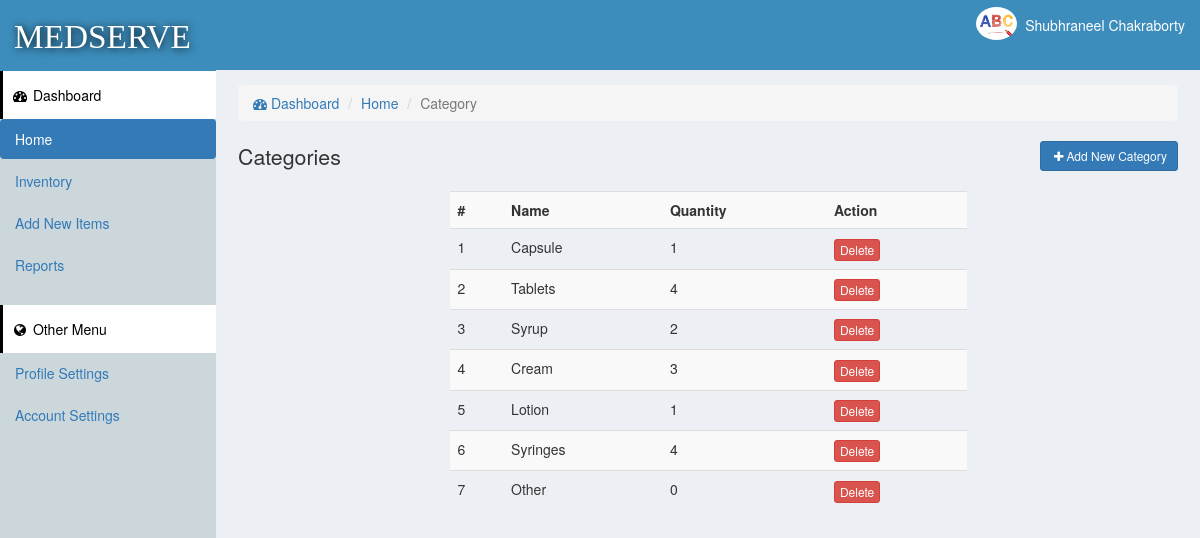
The app's page /manageCat.php (signed in) with its own data.
### tables this page shows
CREATE TABLE `site` (
  `id` int(11) NOT NULL,
  `title` varchar(222) NOT NULL,
  `name` varchar(222) NOT NULL
);

CREATE TABLE `users` (
  `id` int(11) NOT NULL,
  `email` varchar(222) NOT NULL,
  `password` varchar(222) NOT NULL,
  `name` varchar(222) NOT NULL,
  `pic` varchar(222) NOT NULL,
  `number` varchar(222) NOT NULL,
  `date` timestamp NOT NULL DEFAULT current_timestamp()
);

CREATE TABLE `categories` (
  `id` int(11) NOT NULL,
  `name` varchar(222) NOT NULL,
  `pic` varchar(111) NOT NULL,
  `details` varchar(333) NOT NULL,
  `date` timestamp NOT NULL DEFAULT current_timestamp()
);

### assets/function.php (called while the page is built, shortened)
<?php
function siteName()
{
	global $con;
	$array = $con->query("select * from site where id='1'");
	$row = $array->fetch_assoc();
	return $row['name'];
}
 ?>

### assets/db.php (called while the page is built, shortened)
<?php
    $con = new mysqli('localhost','id22179538_root','Shubhra@04','id22179538_store');
    $array = $con->query("select * from users where id ='$_SESSION[userId]'");
    $user = $array->fetch_assoc();
?>

### manageCat.php (the view, shortened to what this page needs)
<?php require "assets/function.php" ?>
<?php require 'assets/db.php';?>
<!DOCTYPE html>
<html>
<head>
  <?php require "assets/autoloader.php" ?>
</head>
<body style="background: #ECF0F5;padding:0;margin:0">
<div class="dashboard" style="position: fixed;width: 18%;height: 100%;background:#ccd7db">
  <div style="background:#3C8DBC;padding: 10.3px 3px;color:white;font-size: 25pt;text-align: left ;padding: 10px 14px 10px;text-shadow: 1px 1px 8px black">
    <a href="index.php" style="color: white;text-decoration: none; font-family:'Bahnschrift'"><?php echo strtoupper(siteName()); ?> </a>
  </div>
  <div>
    <div style="background:#ffffff;color: black;padding: 14px 8px;border-left: 3px solid #000000;"><span><i class="fa fa-dashboard fa-fw"></i> Dashboard</span></div>
    <div class="nav-item">
    <ul class="nav nav-pills blue nav-stacked">
        <li role="presentation" class="active"><a href="index.php">Home</a></li>
        <li role="presentation"><a href="inventory.php">Inventory</a></li>
        <li role="presentation"><a href="addnew.php">Add New Items</a></li>
        <li role="presentation"><a href="reports.php">Reports</a></li>
    </ul>
    </div>
  </div><br>
    <div style="background:#ffffff;color: black;padding: 14px 8px;border-left: 3px solid #000000;"><span><i class="fa fa-globe fa-fw"></i> Other Menu</span></div>
    <div class="nav-item">
      <ul class="nav nav-pills nav-stacked">
      <li role="presentation"><a href="profile.php">Profile Settings</a></li>
      <li role="presentation"><a href="accountSetting.php">Account Settings</a></li>
      </ul>
    </div>
</div>
<div class="marginLeft" >
<div style="color:white;background:#3C8DBC;padding: 0px 0px 20px">
    <div class="pull-right flex rightAccount" style="padding-right: 11px;padding: 7px;">
      <div><img src="photo/<?php echo $user['pic'] ?>" style='width: 41px;height: 33px;' class='img-circle'></div>
      <div style="padding: 8px"><?php echo ucfirst($user['name']) ?></div>
    </div>
  </div>
<div class="content2">
<ol class="breadcrumb ">
        <li><a href="index.php"><i class="fa fa-dashboard"></i> Dashboard</a></li>
        <li><a href="index.php">Home</a></li>
        <li class="active">Category</li>
    </ol>
    <div>
      <span style="font-size: 16pt;color: #333333">Categories </span>
      <button class="btn btn-primary btn-sm pull-right" data-toggle="modal" data-target="#addIn"><i class="fa fa-plus fa-fw"> </i>Add New Category</button>
    </div>
  <?php
  	$i=0;
    $array = $con->query("select * from categories");
    ?>
    <br>
    <table class="table table-hover table-striped " style="width: 55%;margin: auto;">
    	<tr>
    		<th>#</th>
    		<th>Name</th>
    		<th>Quantity</th>
    		<th>Action</th>
    	</tr>
    <?php
    while ($row = $array->fetch_assoc())
    {
    	$i++;
      $array2 = $con->query("select count(*) as qty from inventeries where catId = '$row[id]'");
      $row2 = $array2->fetch_assoc();
  ?>
    <tr>
    	<td><?php echo $i ?></td>
    	<td><?php echo $row['name']; ?></td>
    	<td><?php echo $row2['qty']; ?></td>
    	<td><a href="delete.php?category=<?php echo $row['id'] ?>"><button class="btn btn-xs btn-danger">Delete</button></a></td>
    </tr>
  <?php
    }
    echo "</table>";
   ?>
  </div>
</div>
</body>
</html>

### records on screen
site: name "MEDSERVE"
users: pic (picture), name "Shubhraneel Chakraborty"
categories: name "Capsule", qty "1"
categories: name "Tablets", qty "4"
categories: name "Syrup", qty "2"
categories: name "Cream", qty "3"
categories: name "Lotion", qty "1"
categories: name "Syringes", qty "4"
categories: name "Other", qty "0"
